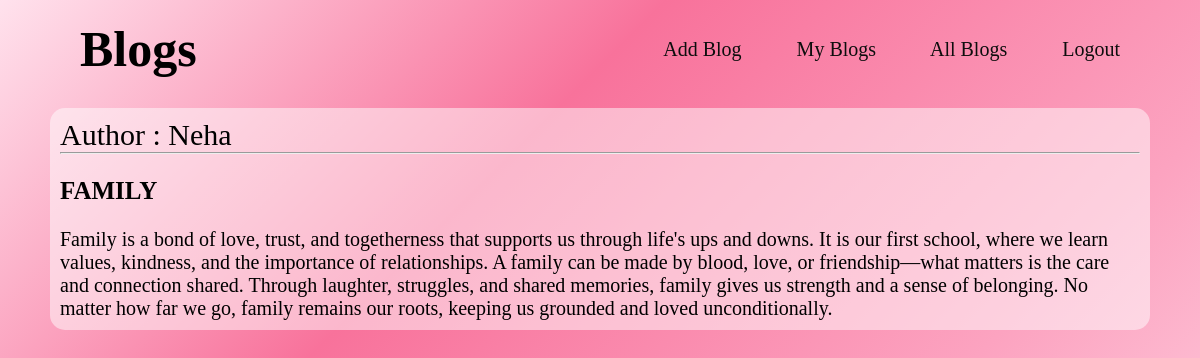
Before: /allblogs/ (signed in) with the older database file.
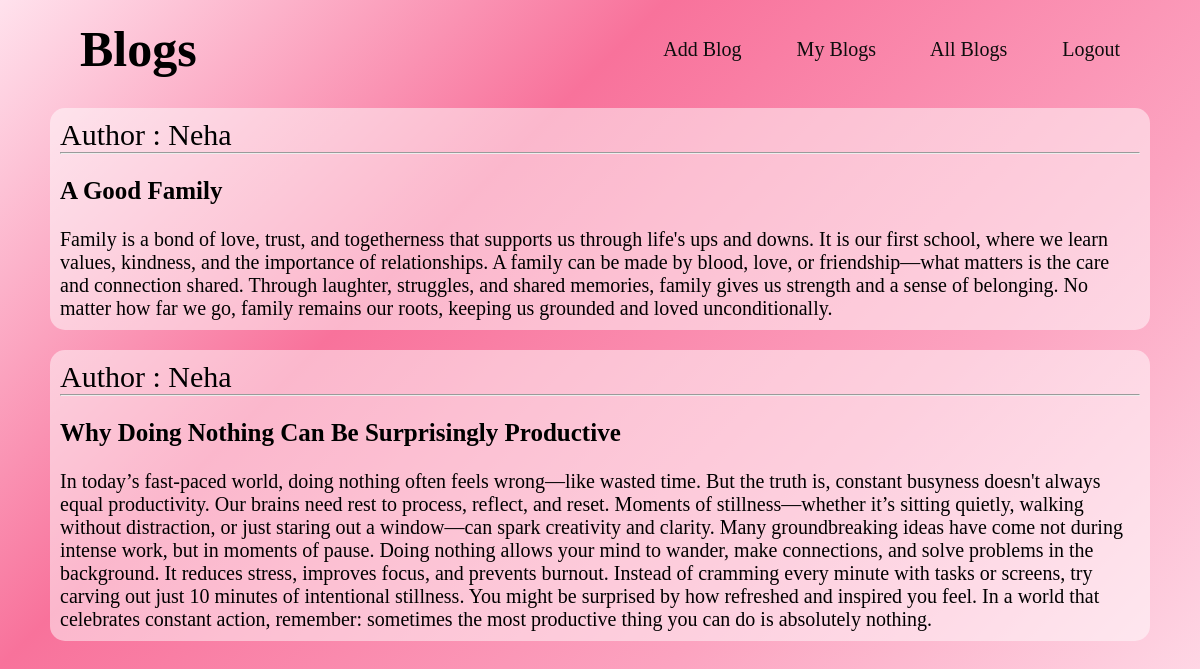
After: the same page with the newer database file.
### register/models.py (models this page shows)
class Blog(models.Model):
    created_at = models.DateTimeField(auto_now_add=True)
    author = models.ForeignKey(User, on_delete=models.CASCADE)
    title = models.CharField(max_length=100)
    content = models.TextField()

### register/views.py (the view)
# urls.py: path('allblogs/',views.allBlogs,name='allblogs'),
@login_required
def allBlogs(request):
    blogs = Blog.objects.all()
    return render(request,'register/allBlogs.html',{'blogs':blogs})

### register/templates/register/allBlogs.html (shortened to what this page needs)
{% load static %}
<!DOCTYPE html>
<html lang="en">
<head>
    <link rel="stylesheet" href="{% static 'register/allblogs.css' %}">
</head>
<body>
    <div class='full'>
        <nav>
            <h1>Blogs</h1>
            <div class="nav-1">
                <a href="{% url 'createblog' %}">Add Blog</a>
                <a href="{% url 'myblogs' %}">My Blogs</a>
                <a href="{% url 'allblogs' %}">All Blogs</a>
                <a href="{% url 'logout' %}">Logout</a>
            </div>
        </nav>
        {% for i in blogs %}
        <div class="blog">
            <p class="author">Author : {{i.author}}</p>
            <hr>
            <br>
            <p class="title">{{i.title}}</p>
            <br>
            <p class="content">{{i.content}}</p>
        </div>
        {% endfor %}
    </div>
</body>
</html>

### register/static/register/allblogs.css (style rules this page uses)
* { margin: 0; padding: 0; font-size: 20px; }
body { background: linear-gradient(135deg, #ffe2ed, #f8729b, #fca3c0, #ffe2ed); min-height: 100vh; background-attachment: fixed; background-repeat: no-repeat; background-size: cover; margin: 0; }
nav { display: flex; flex-direction: row; justify-content: space-between; align-items: center; }
nav a { text-decoration: none; color:rgb(13, 13, 13); padding-right: 50px; font-size: 20px; }
.full { display: flex; flex-direction: column; }
h1 { font-size: 50px; text-align: left; padding:10px; padding-left: 50px; }
.blog { display: flex; flex-direction: column; margin: 10px 50px; padding: 10px 10px; border-radius: 15px; background-color: rgba(255, 255, 255, 0.493); }
nav { display: flex; flex-direction: row; justify-content: space-between; align-items: center; padding: 10px 30px; flex-wrap: wrap; }
nav a { text-decoration: none; color: rgb(13, 13, 13); font-size: 20px; }
.title { font-size: 25px; font-weight: 600; }
.author { font-size: 30px; }

Changed rows visible on the page:
changed Blog: title "FAMILY" → "A Good Family"
added Blog: author "Neha", title "Why Doing Nothing Can Be Surprisingly Productive", content "In today’s fast-paced world, doing nothing often feels wrong—like wasted time. But the truth is, constant busyness doesn't always equal productivity. Our brains need rest to process, reflect, and reset. Moments of stillness—whether it’s sitting quietly, walking without distraction, or just staring out a window—can spark creativity and clarity. Many groundbreaking ideas have come not during intense work, but in moments of pause. Doing nothing allows your mind to wander, make connections, and solve problems in the background. It reduces stress, improves focus, and prevents burnout. Instead of cramming every minute with tasks or screens, try carving out just 10 minutes of intentional…"
